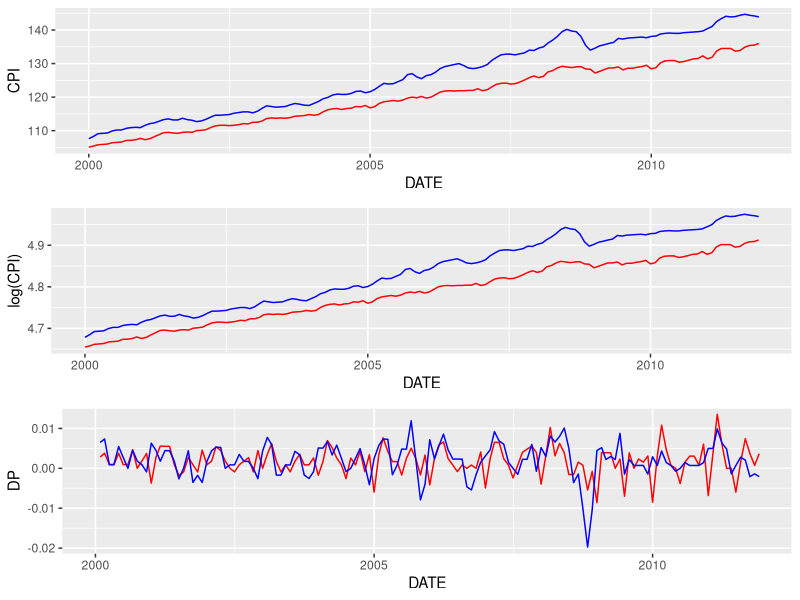

Here is the R script that generated this plot:
## ---- chunk 1
library(ggplot2)
library(magrittr)
library(stringr)
library(gridExtra)
library(tseries)
library(dynlm)
knitr::opts_chunk$set(echo = TRUE)
cpi <- read.csv("TestExer-6-CPI-round1.txt")
## ---- chunk 2
cpi$DATE <- as.Date(paste0(str_replace(cpi$YYYY.MM,"M","-"), "-01"), format="%Y-%m-%d")
p1 <- ggplot(data = cpi, aes(x = DATE)) +
  geom_line(aes(y = CPI_EUR), color='red') +
  geom_line(aes(y = CPI_USA), color='blue') +
  ylab('CPI')
p2 <- ggplot(data = cpi, aes(x = DATE)) +
  geom_line(aes(y = LOGPEUR), color='red') +
  geom_line(aes(y = LOGPUSA), color='blue') +
  ylab('log(CPI)')
p3 <- ggplot(data = cpi, aes(x = DATE)) +
  geom_line(aes(y = DPEUR), color='red') +
  geom_line(aes(y = DPUSA), color='blue') +
  ylab('DP')
grid.arrange(p1, p2, p3)
## ---- chunk 3
adf.test(cpi$LOGPEUR, 'stationary', k = 3)
## ---- chunk 4
adf.test(cpi$LOGPUSA, 'stationary', k = 3)
## ---- chunk 5
ts.fit <- dynlm(formula = ts(DPEUR) ~ L(ts(DPEUR, 6)) + L(ts(DPEUR, 12)), data = cpi)
summary(ts.fit)
## ---- chunk 6
ts.fit <- dynlm(formula = ts(DPEUR) ~ L(ts(DPEUR, 6)) + L(ts(DPEUR, 12)) + L(ts(DPUSA, 1)) + L(ts(DPUSA, 6)) + L(ts(DPUSA, 12)), data = cpi)
summary(ts.fit)
